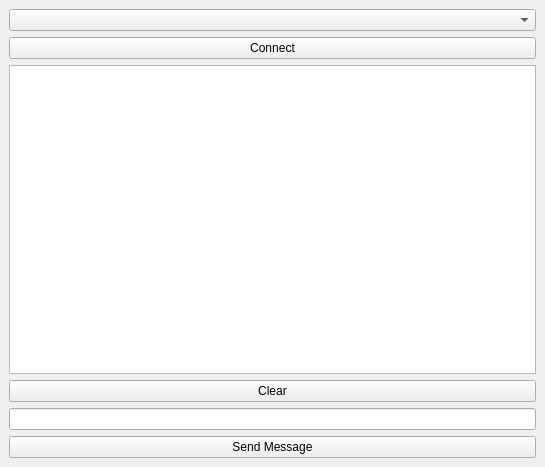
<?xml version="1.0" encoding="UTF-8"?>
<ui version="4.0">
 <class>MainWindow</class>
 <widget class="QMainWindow" name="MainWindow">
  <property name="geometry">
   <rect>
    <x>0</x>
    <y>0</y>
    <width>545</width>
    <height>467</height>
   </rect>
  </property>
  <property name="windowTitle">
   <string>Serial Communication</string>
  </property>
  <widget class="QWidget" name="centralwidget">
   <layout class="QVBoxLayout" name="verticalLayout_2">
    <item>
     <widget class="QComboBox" name="portComboBox"/>
    </item>
    <item>
     <widget class="QPushButton" name="connectButton">
      <property name="text">
       <string>Connect</string>
      </property>
     </widget>
    </item>
    <item>
     <widget class="QTextEdit" name="rxTextEdit"/>
    </item>
    <item>
     <widget class="QPushButton" name="clearButton">
      <property name="text">
       <string>Clear</string>
      </property>
     </widget>
    </item>
    <item>
     <widget class="QLineEdit" name="commandLineEdit"/>
    </item>
    <item>
     <widget class="QPushButton" name="sendMsgButton">
      <property name="text">
       <string>Send Message</string>
      </property>
     </widget>
    </item>
   </layout>
  </widget>
  <action name="actionOpen_File">
   <property name="text">
    <string>Open File</string>
   </property>
  </action>
  <action name="actionSave_File">
   <property name="text">
    <string>Save File</string>
   </property>
  </action>
  <action name="actionExit">
   <property name="text">
    <string>Exit</string>
   </property>
  </action>
  <action name="actionClose_File">
   <property name="text">
    <string>Close File</string>
   </property>
  </action>
  <action name="actionConnect">
   <property name="text">
    <string>Connect</string>
   </property>
  </action>
  <action name="actionDisconnect">
   <property name="text">
    <string>Disconnect</string>
   </property>
  </action>
  <action name="actionAbout_this_software">
   <property name="text">
    <string>About this software</string>
   </property>
  </action>
  <action name="actionSensor_User_Manual">
   <property name="text">
    <string>Sensor User Manual</string>
   </property>
  </action>
  <action name="actionSensor_Utility_User_Manual">
   <property name="text">
    <string>Sensor Utility User Manual</string>
   </property>
  </action>
  <action name="actionEdit_Parameters">
   <property name="text">
    <string>Edit Parameters</string>
   </property>
  </action>
 </widget>
 <resources/>
 <connections/>
</ui>
